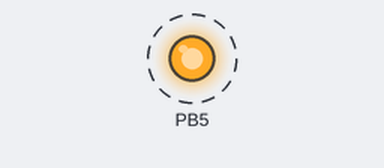
A program run on a simulated ATmega328P, built with avr-gcc and emulated at 8 MHz. Shown: output pins drawn as LEDs (lit = HIGH). Dashed ring = blinking.

Above: at 0.1 s.
Timing chart, 0 to 3.0 s (numbered marks = the images above):
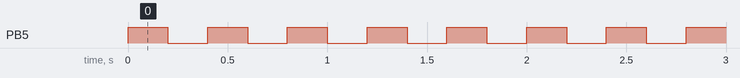

Measured:
- by itself, PB5: alternates HIGH for 0.20 s and LOW for 0.20 s

The program:

main.c
```c
/*
 * Ejemplo1_GPIO.c
 *
 * Created: 1/05/2022 15:10:45
 * Author : abelh
 */


#define F_CPU 8000000UL
#include <avr/io.h>
#include <util/delay.h>
#include <stdint.h>
#include <math.h>
#include "GPIO.h"

void ejemplo1(void);
void ejemplo2(void);
void ejemplo3(void);

int main(void)
{
   GPIO_INIT();
   for(;;){
		GPIO_TOGGLE();
		_delay_ms(200);
   }

}

void ejemplo1(void){
	//DEFINO COMO SALIDAS PB7 Y PB0
	DDRB |= (1<<7) | (1<<0);

	for(;;){
		PORTB |= (1<<7);
		PORTB &= ~(1<<0);
		_delay_ms(300);
		PORTB &= ~(1<<7);
		PORTB |= (1<<0);
		_delay_ms(300);
	}
}
void ejemplo2(void){
	//TODO EL PUERTO COMO SALIDA
	DDRB = 0xFF;

	for(;;){
		PORTB = 0x0F;
		_delay_ms(200);
		PORTB = 0xF0;
		_delay_ms(200);
	}
}
void ejemplo3(void){
	 DDRB |= (1<<0)|(1<<1)|(1<<2)|(1<<3)|(1<<4)|(1<<5)|(1<<6)|(1<<7);
	 for(;;){

		 //PORTB = pow(i,1)-1;
		 for(int i=0;i<=8;i++){ // 128 = 1000 0000 = 2^7
			 PORTB= pow(2,i);
			 _delay_ms(200);
		 }
		 for(int i=8;i>=0;i--){
			 PORTB= pow(2,i);
			 _delay_ms(200);
		 }
	 }
}
```

GPIO.c
```c
/*
 * GPIO.c
 *
 * Created: 15/05/2022 13:26:18
 *  Author: abelh
 */

#include "GPIO.h"

void GPIO_INIT(void){
	DDRB |=(1<<5);
}

void GPIO_TOGGLE(void){
	PORTB ^= (1<<5);
}
```

GPIO.h
```c
/*
 * GPIO.h
 *
 * Created: 15/05/2022 13:26:27
 *  Author: abelh
 */


#ifndef GPIO_H_
#define GPIO_H_

#include <avr/io.h>

void GPIO_INIT(void);
void GPIO_TOGGLE(void);


#endif /* GPIO_H_ */
```
